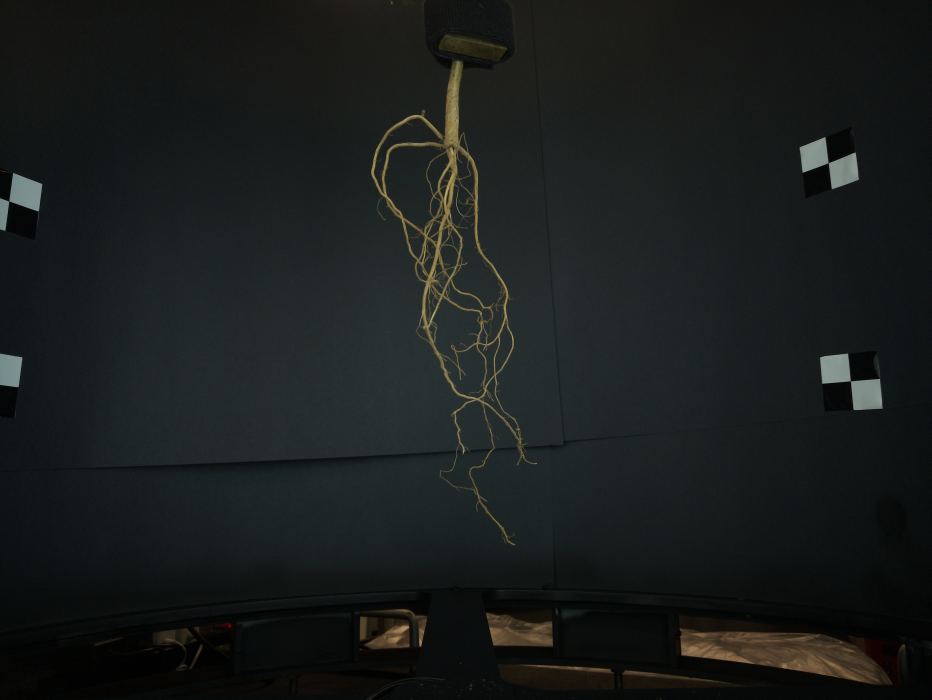
#> input picture sample_test/input.jpg, 4656 x 3496 px (shown at 1/5 size)
$ python -i ai_seg.py   (imports and definitions only)
#> lines starting #> are read from the running program, lines starting #| are printed output that depends on the picture; after the words box and inside, x2 and y2 are one past the last pixel; in counts of white or black regions, pixels touching at a corner belong together
#> further down, picture is the input picture: shape (3496, 4656, 3); mean B, G, R 28.3, 29.4, 25.5
'''
Name: ai_seg.py

Version: 1.0

Summary: A machine learning model U2net and opencv based color clustering method hat performs object segmentation in a single shot

Author: Suxing Liu

Author-email: suxingliu@gmail.com

Created: 2024-09-11

USAGE:

    Default parameters: python3 ai_seg.py -i /input/ -o /output/

PARAMETERS:
    ("-p", "--path", dest = "path", type = str, required = True,    help = "path to image file")
    ("-ft", "--filetype", dest = "filetype", type = str, required = False, default='jpg', help = "Image filetype")
    ("-o", "--output_path", dest = "output_path", type = str, required = False,    help = "result path")
    ('-pl', '--parallel', dest = "parallel", type = int, required = False, default = 0,  help = 'Whether using parallel processing or loop processing, 0: Loop, 1: Parallel')

INPUT:
    Image file in jpg, png format

OUTPUT:

    Segmentation results in masked foreground image


'''


# import the necessary packages
import os, fnmatch, sys, subprocess, glob
import shutil
import pathlib
from pathlib import Path

import numpy as np
import argparse
import cv2
import imutils
import openpyxl


from sklearn.cluster import KMeans


from rembg import remove

import time

MBFACTOR = float(1<<20)


# generate folder to store the output results
# [42 lines left out: functions mkdir, execute_script, not called in this run]


# Detect markers in the image
def marker_detect(img_rgb):


    # get the dimension of the image
    img_height, img_width, img_channels = img_rgb.shape
#> img_height = 3496; img_width = 4656; img_channels = 3


    # convert the input image to a grayscale
    if img_channels > 2:

        img_gray = cv2.cvtColor(img_rgb, cv2.COLOR_BGR2GRAY)
    else:
        img_gray = orig

    (ret, thresh) = cv2.threshold(img_gray, 50, 255, 0)
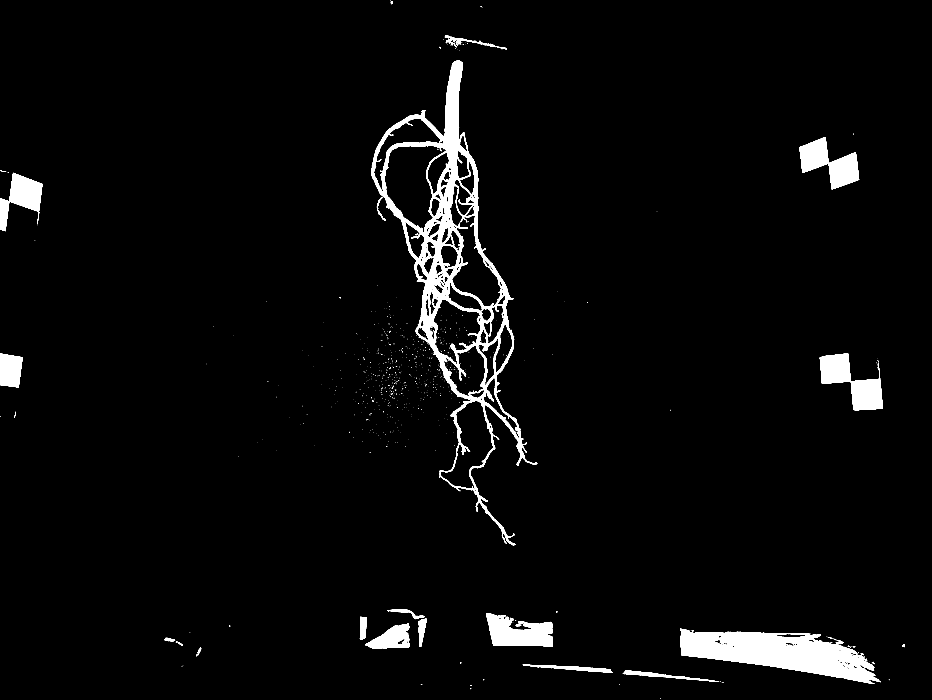
#> thresh: shape (3496, 4656) (shown at 1/5 size); 3.4% white; 1091 white regions (1037 under 20 px)

    # Find the contours in the image using cv2.findContours() function.
    contours,hierarchy = cv2.findContours(thresh, 1, 2)
#> contours = 1727 contours, 1535 with area under 20; largest, box (x1, y1, x2, y2) and area: (1855, 302, 2686, 2727) 661491, (3400, 3143, 4404, 3419) 140826, (1922, 727, 2231, 1165) 78419, (2249, 927, 2506, 1535) 60407, (2203, 2002, 2467, 2468) 57622

    print("Number of contours detected:", len(contours))
#| Number of contours detected: 1727


    i = 0

    # initialize square width
    width_rec = []

    img_overlay = img_rgb

    # list for storing names of shapes
    for cnt in contours:

        # here we are ignoring first counter because
        # findcontour function detects whole image as shape
        if i == 0:
            i = 1
            continue

        x1,y1 = cnt[0][0]


        # cv2.approxPloyDP() function to approximate the shape
        approx = cv2.approxPolyDP(cnt, 0.01 * cv2.arcLength(cnt, True), True)

        if len(approx) == 4:

            (x, y, w, h) = cv2.boundingRect(cnt)

            # compute the center of the contour
            M = cv2.moments(cnt)

            if M["m00"] != 0:
                cX = int(M["m10"] / M["m00"])
                cY = int(M["m01"] / M["m00"])
            else:
                # set values as what you need in the situation
                cX, cY = 0, 0

            ratio = float(w)/h

            if (cX < img_width*0.3 or cX > img_width*0.6) and (cY > img_width*0.3 or cY < img_width*0.6):

                    # define threshold for the dimension of square
                    if min(w,h) > 80 and max(w,h) < 300:

                        if ratio >= 0.7 and ratio <= 1.2:

                            img_overlay = cv2.drawContours(img_rgb, [cnt], -1, (0,255,255), 5)

                            width_rec.append((w+h)*0.5)
#> this loop made 1727 passes
#> (cnt, x1, y1, approx, x, y, w, h) on passes 4, 20: ([[3098, 3423], [3097, 3424], [3098, 3424], [3099, 3423]], 3098, 3423, [[3099, 3423], [3098, 3423], [3097, 3424], [3098, 3424]], 3097, 3423, 3, 2), ([[4336, 3391], [4335, 3392], [4336, 3392], [4337, 3391]], 4336, 3391, [[4337, 3391], [4336, 3391], [4335, 3392], [4336, 3392]], 4335, 3391, 3, 2)
#> (x1, y1, approx, x, y, w, h, cX) on passes 6, 17, 18, 21, 25, 26: (4371, 3418, [[4371, 3418], [4371, 3419], [4373, 3419], [4372, 3419]], 4371, 3418, 3, 2, 4371), (4351, 3396, [[4351, 3396], [4352, 3395], [4353, 3396], [4352, 3397]], 4351, 3395, 3, 3, 4352), (3447, 3395, [[3447, 3395], [3448, 3394], [3449, 3395], [3448, 3396]], 3447, 3394, 3, 3, 3448), (4325, 3389, [[4325, 3389], [4326, 3388], [4327, 3389], [4326, 3390]], 4325, 3388, 3, 3, 4326), (3358, 3387, [[3358, 3387], [3359, 3386], [3360, 3387], [3359, 3388]], 3358, 3386, 3, 3, 3359), (3362, 3386, [[3362, 3386], [3363, 3385], [3364, 3386], [3363, 3387]], 3362, 3385, 3, 3, 3363)
#> after the loop, i = 1; width_rec = [153.5, 179.5]

    # compute the average of detected square dimension in pixels
    if len(width_rec) > 0:

        avg_width = np.mean(width_rec)
#> avg_width = 166.5

        pixel_cm_ratio = avg_width/2.5
#> pixel_cm_ratio = 66.6

    else:

        avg_width = 0
        pixel_cm_ratio = 0

    return img_overlay, avg_width, pixel_cm_ratio


# segment foreground object using color clustering method
# [439 lines left out: functions color_cluster_seg, u2net_seg, get_file_info, write_image_output, write_excel_output, batch_process and 3 more, not called in this run]


# [213 lines not run here, left out]

>>> import cv2
>>> picture = cv2.imread('sample_test/input.jpg')
>>> result = marker_detect(picture)
